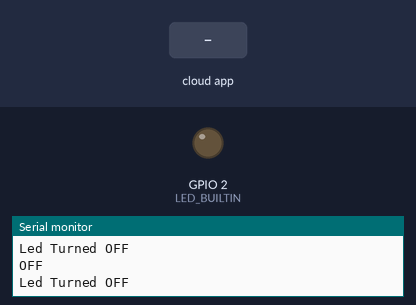
This sketch was run on a simulated ESP8266 (NodeMCU). Shown: output pins drawn as LEDs (lit = HIGH, except the on-board LED, lit = LOW), the last lines printed to the serial monitor. The inputs (shaded band) are chosen by the test bench. WiFi joins after 1.5 s; servers stay silent unless stated; the Firebase database answers and starts empty.

Above: at 3.8 s.
3.9 s: the phone or cloud app sets Data to ON
At 4.6 s:
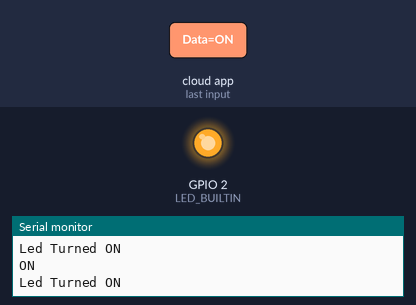
5.5 s: the phone or cloud app sets Data to OFF
At 5.8 s:
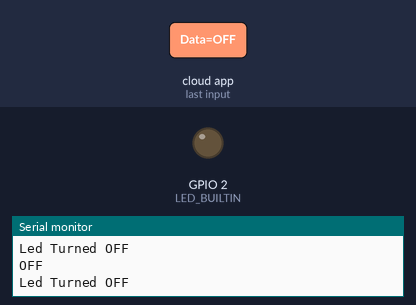
Timing chart, 0 to 8.5 s (numbered marks = the images above; inputs shaded):
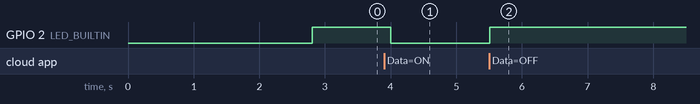

Measured:
- after the input at 3.9 s, GPIO 2 (LED_BUILTIN): HIGH → LOW after 0.11 s
- after the input at 5.5 s, GPIO 2 (LED_BUILTIN): LOW → HIGH at once

The sketch:

firebase.ino
```cpp
/* Controlling LED using Firebase console by CircuitDigest(www.circuitdigest.com) */
#include <ESP8266WiFi.h>                                                // esp8266 library
#include <FirebaseArduino.h>                                             // firebase library

#define FIREBASE_HOST "data-513b9.firebaseio.com"                         // the project name address from firebase id
#define FIREBASE_AUTH "vgt4rW95KlcUCCtUUpuO6SNlHlLMSPzCwV3Vzbml"                    // the secret key generated from firebase
#define WIFI_SSID "Vimal"                                          // input your home or public wifi name
#define WIFI_PASSWORD "9821088672"                                    //password of wifi ssid

String fireStatus = "";                                                     // led status received from firebase

void setup() {
  Serial.begin(9600);
  delay(1000);
  pinMode(LED_BUILTIN, OUTPUT);

  WiFi.begin(WIFI_SSID, WIFI_PASSWORD);                                      //try to connect with wifi
  Serial.print("Connecting to ");
  Serial.print(WIFI_SSID);
  while (WiFi.status() != WL_CONNECTED) {
    Serial.print(".");
    delay(500);
  }
  Serial.println();
  Serial.print("Connected to ");
  Serial.println(WIFI_SSID);
  Serial.print("IP Address is : ");
  Serial.println(WiFi.localIP());                                                      //print local IP address
  Firebase.begin(FIREBASE_HOST, FIREBASE_AUTH);                                       // connect to firebase
  Firebase.setString("Data", "OFF");                                          //send initial string of led status
}

void loop() {
  fireStatus = Firebase.getString("Data"); // get ld status input from firebase
  Serial.println(fireStatus);
  if (fireStatus == "ON") {                                                          // compare the input of led status received from firebase
    Serial.println("Led Turned ON");
    digitalWrite(LED_BUILTIN, LOW);                                                  // make bultin led ON

  }
  else if (fireStatus == "OFF") {                                                  // compare the input of led status received from firebase
    Serial.println("Led Turned OFF");
    digitalWrite(LED_BUILTIN, HIGH);                                               // make bultin led OFF

  }
  else {
    Serial.println("Wrong Credential! Please send ON/OFF");
  }
}
```
